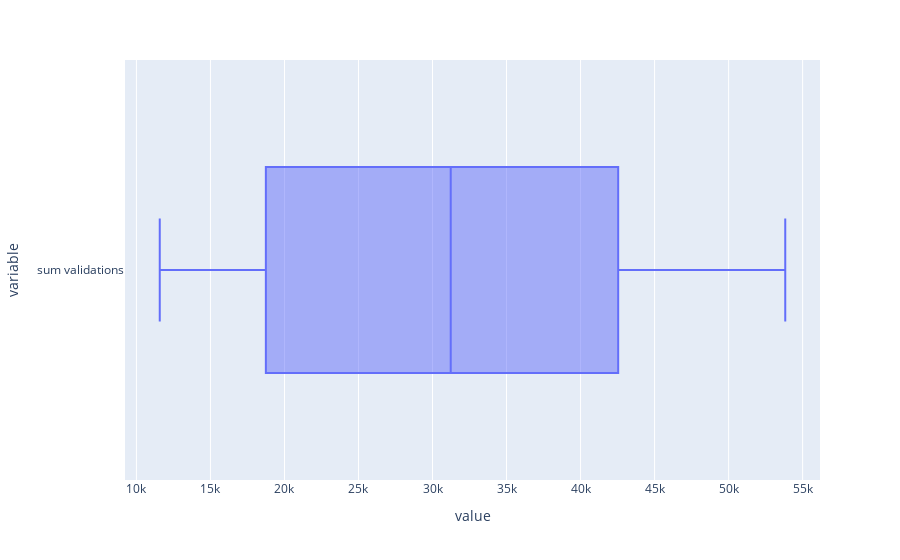

The cell this chart's notebook holds for it:
### Code cell
px.box(target_test_1, orientation='h')

### Figure 1 — Plotly figure (JSON) as saved in the notebook; plotly's stock layout.template omitted (floating-point values rounded to 4 significant figures)
{"data": [{"alignmentgroup": "True", "hovertemplate": "value=%{x}<br>variable=%{y}<extra></extra>", "legendgroup": "", "marker": {"color": "#636efa"}, "name": "", "notched": false, "offsetgroup": "", "orientation": "h", "showlegend": false, "type": "box", "x": [15528, 11576, 45626, 16026, 43918, 26896, 38413, 31230, 33949, 30699, 53826], "x0": " ", "xaxis": "x", "y": ["sum validations", "sum validations", "sum validations", "sum validations", "sum validations", "sum validations", "sum validations", "sum validations", "sum validations", "sum validations", "sum validations"], "y0": " ", "yaxis": "y"}], "layout": {"boxmode": "group", "legend": {"tracegroupgap": 0}, "margin": {"t": 60}, "xaxis": {"anchor": "y", "domain": [0, 1], "title": {"text": "value"}}, "yaxis": {"anchor": "x", "domain": [0, 1], "title": {"text": "variable"}}}}
